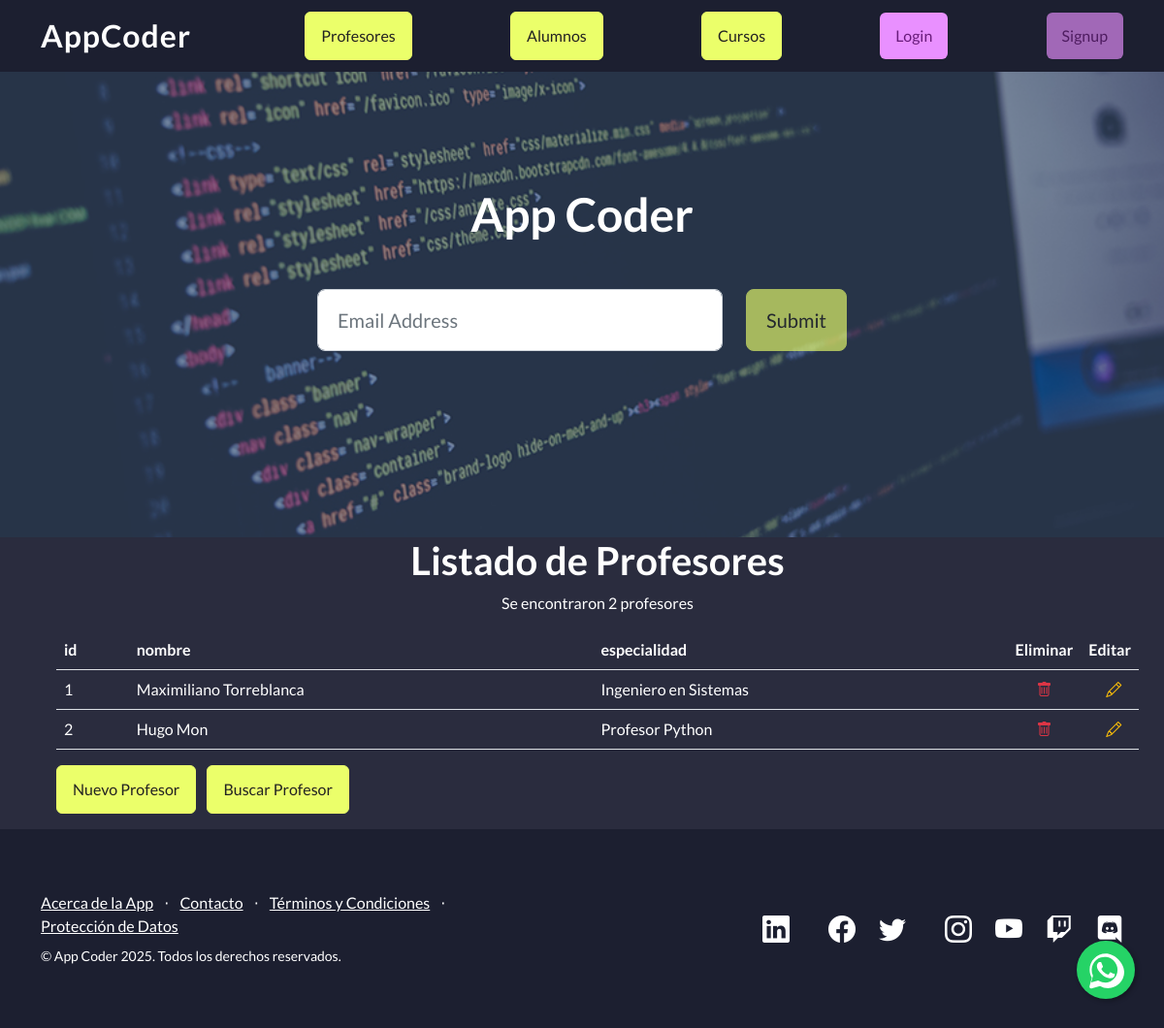
/AppCoder/profesores/, run on an earlier commit of the app's database.
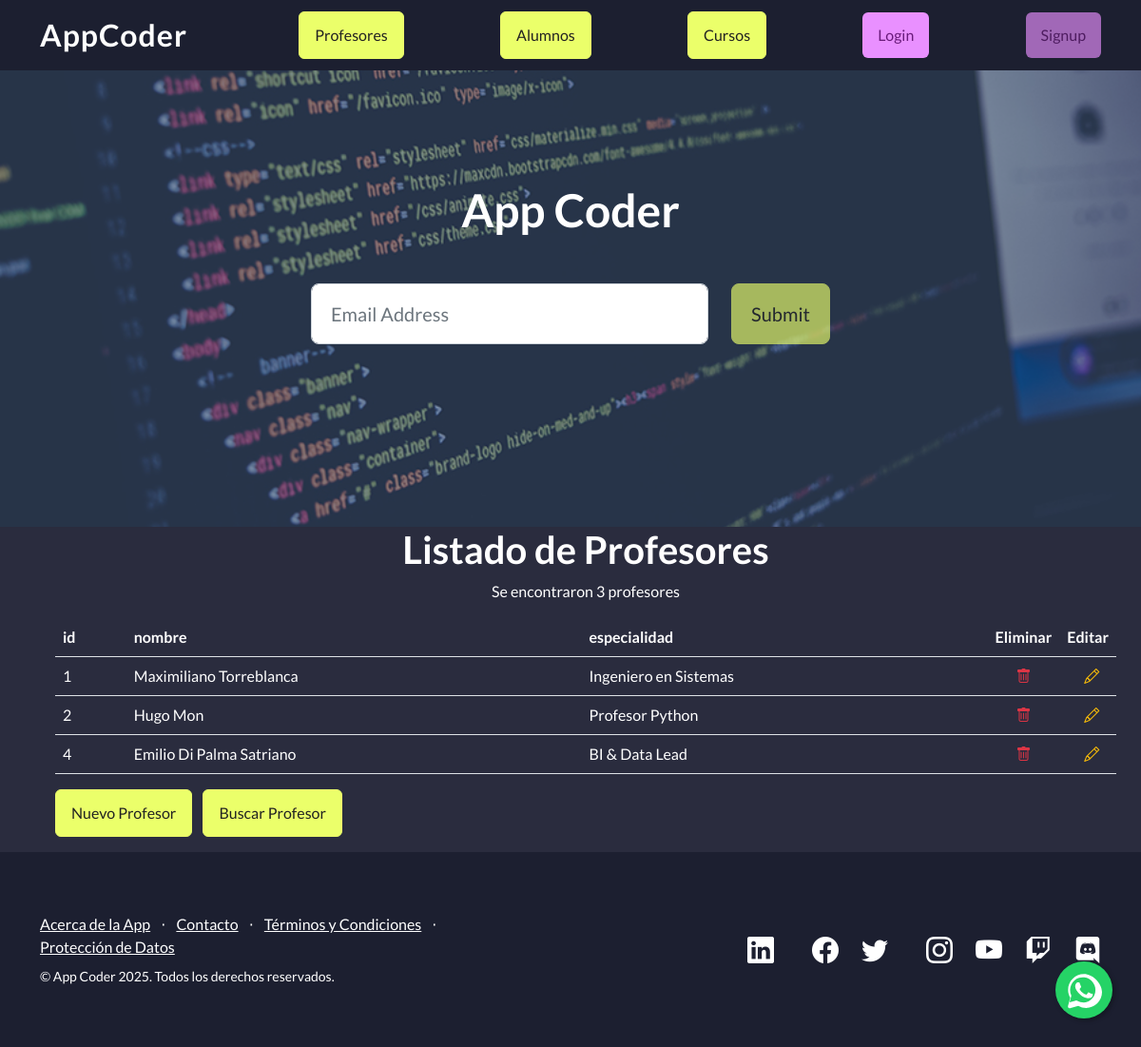
And on a later commit of the database.
### AppCoder/models.py (models this page shows, shortened)
class Profesor(models.Model):
    nombre = models.CharField(max_length=40)
    especialidad = models.CharField(max_length=40)

### AppCoder/views.py (the view)
# urls.py: path('profesores/', views.profesores, name='profesores'),
def profesores(request):
    profesores_list = Profesor.objects.all()
    profesores_dictionary = {
        "profesores": profesores_list
    }
    plantilla = loader.get_template("profesores.html")
    documento = plantilla.render(profesores_dictionary, request)
    return HttpResponse(documento)

### AppCoder/template/profesores.html
{% extends "padre.html" %}
{% load static %}
{% block contenido %}
<ul>
<h1 class="text-center">Listado de Profesores</h1>
<p class="text-center">Se encontraron {{profesores|length}} profesores</p>
<main class="container text-white">
    <table class="table text-white">
        <tr>
            <th>id</th>
                <th>nombre</th>
                <th>especialidad</th>
                <th style="width: 50px;">Eliminar</th>
                <th style="width: 50px;">Editar</th>
            </tr>
            {% for profesor in profesores %}
            <tr>
                <td>{{ profesor.id }}</td>
                <td>{{ profesor.nombre }}</td>
                <td>{{ profesor.especialidad }}</td>
                <td class="text-center">
                    <a href="{% url 'eliminar_profesor' profesor.id %}" title="Eliminar" onclick="return confirm('¿Seguro que deseas eliminar este profesor?');">
                        <i class="bi bi-trash text-danger"></i>
                    </a>
                </td>
                <td class="text-center">
                    <a href="{% url 'editar_profesor' profesor.id %}" title="Editar" class="ms-2">
                        <i class="bi bi-pencil text-warning"></i>
                    </a>
                </td>
            </tr>
            {% endfor %}
        </table>
        <a href ="{% url 'profesor_formulario' %}" class="btn btn-primary me-2">Nuevo Profesor</a>
        <a href ="{% url 'buscar_profesor' %}" class="btn btn-primary">Buscar Profesor</a>
    </main>
</ul>
{% endblock %}

What changed in the data, as far as the page shows it:
added Profesor: id "4", nombre "Emilio Di Palma Satriano", especialidad "BI & Data Lead"
Also different on the page:
{{ profesores|length }}: "2" → "3"
